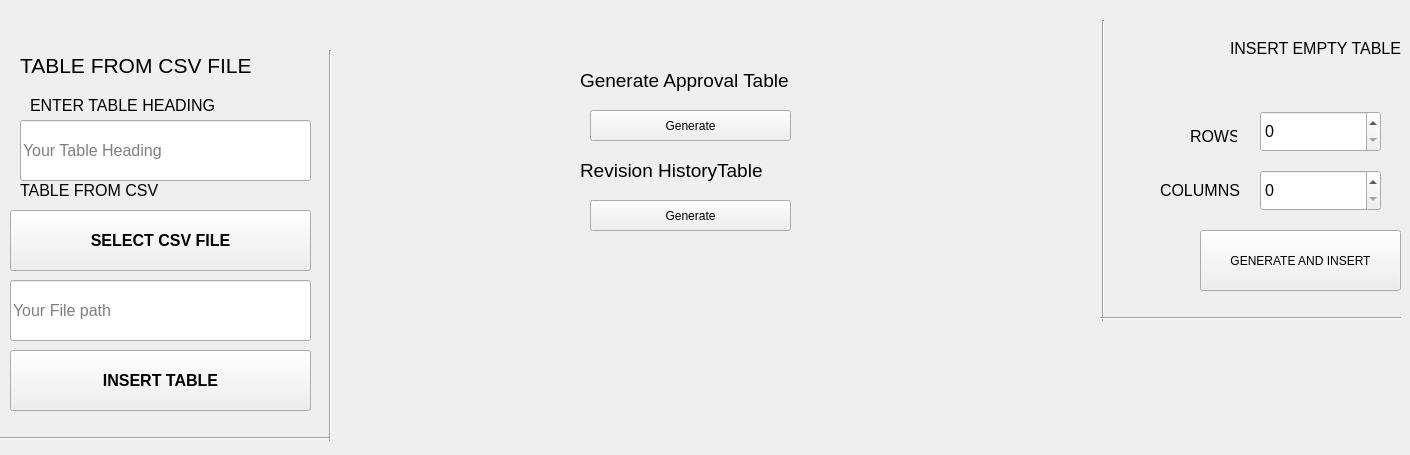
    <widget class="QWidget" name="tab3">
     <attribute name="title">
      <string>ADD TABLES</string>
     </attribute>
     <widget class="QPushButton" name="pushButton_Table_generate">
      <property name="geometry">
       <rect>
        <x>10</x>
        <y>350</y>
        <width>301</width>
        <height>61</height>
       </rect>
      </property>
      <property name="font">
       <font>
        <pointsize>12</pointsize>
        <weight>75</weight>
        <bold>true</bold>
       </font>
      </property>
      <property name="text">
       <string>INSERT TABLE</string>
      </property>
     </widget>
     <widget class="QPushButton" name="pushButton_upload_csv">
      <property name="geometry">
       <rect>
        <x>10</x>
        <y>210</y>
        <width>301</width>
        <height>61</height>
       </rect>
      </property>
      <property name="font">
       <font>
        <pointsize>12</pointsize>
        <weight>75</weight>
        <bold>true</bold>
       </font>
      </property>
      <property name="text">
       <string>SELECT CSV FILE</string>
      </property>
     </widget>
     <widget class="QLineEdit" name="lineEdit_csv_FilePath">
      <property name="geometry">
       <rect>
        <x>10</x>
        <y>280</y>
        <width>301</width>
        <height>61</height>
       </rect>
      </property>
      <property name="font">
       <font>
        <pointsize>12</pointsize>
       </font>
      </property>
      <property name="readOnly">
       <bool>true</bool>
      </property>
      <property name="placeholderText">
       <string>Your File path </string>
      </property>
     </widget>
     <widget class="QLineEdit" name="lineEdit_table_heading">
      <property name="geometry">
       <rect>
        <x>20</x>
        <y>120</y>
        <width>291</width>
        <height>61</height>
       </rect>
      </property>
      <property name="font">
       <font>
        <pointsize>12</pointsize>
       </font>
      </property>
      <property name="placeholderText">
       <string>Your Table Heading</string>
      </property>
     </widget>
     <widget class="QLabel" name="label_11">
      <property name="geometry">
       <rect>
        <x>30</x>
        <y>80</y>
        <width>231</width>
        <height>51</height>
       </rect>
      </property>
      <property name="font">
       <font>
        <pointsize>12</pointsize>
       </font>
      </property>
      <property name="text">
       <string>ENTER TABLE HEADING</string>
      </property>
     </widget>
     <widget class="QLabel" name="label_22">
      <property name="geometry">
       <rect>
        <x>20</x>
        <y>180</y>
        <width>151</width>
        <height>20</height>
       </rect>
      </property>
      <property name="font">
       <font>
        <pointsize>12</pointsize>
       </font>
      </property>
      <property name="text">
       <string>TABLE FROM CSV</string>
      </property>
     </widget>
     <widget class="QLabel" name="label_23">
      <property name="geometry">
       <rect>
        <x>1230</x>
        <y>40</y>
        <width>171</width>
        <height>16</height>
       </rect>
      </property>
      <property name="font">
       <font>
        <pointsize>12</pointsize>
       </font>
      </property>
      <property name="text">
       <string>INSERT EMPTY TABLE</string>
      </property>
     </widget>
     <widget class="QLabel" name="label_24">
      <property name="geometry">
       <rect>
        <x>1190</x>
        <y>130</y>
        <width>47</width>
        <height>13</height>
       </rect>
      </property>
      <property name="font">
       <font>
        <pointsize>12</pointsize>
       </font>
      </property>
      <property name="text">
       <string>ROWS</string>
      </property>
     </widget>
     <widget class="QLabel" name="label_25">
      <property name="geometry">
       <rect>
        <x>1160</x>
        <y>180</y>
        <width>81</width>
        <height>20</height>
       </rect>
      </property>
      <property name="font">
       <font>
        <pointsize>12</pointsize>
       </font>
      </property>
      <property name="text">
       <string>COLUMNS</string>
      </property>
     </widget>
     <widget class="QSpinBox" name="spinBox_TEmpty_Row">
      <property name="geometry">
       <rect>
        <x>1260</x>
        <y>111</y>
        <width>121</width>
        <height>41</height>
       </rect>
      </property>
      <property name="font">
       <font>
        <pointsize>12</pointsize>
       </font>
      </property>
     </widget>
     <widget class="QSpinBox" name="spinBox_TEmpty_Col">
      <property name="geometry">
       <rect>
        <x>1260</x>
        <y>170</y>
        <width>121</width>
        <height>41</height>
       </rect>
      </property>
      <property name="font">
       <font>
        <pointsize>12</pointsize>
       </font>
      </property>
     </widget>
     <widget class="QPushButton" name="pushButton_EmptyT">
      <property name="geometry">
       <rect>
        <x>1200</x>
        <y>230</y>
        <width>201</width>
        <height>61</height>
       </rect>
      </property>
      <property name="text">
       <string>GENERATE AND INSERT</string>
      </property>
     </widget>
     <widget class="Line" name="line">
      <property name="geometry">
       <rect>
        <x>1093</x>
        <y>20</y>
        <width>20</width>
        <height>301</height>
       </rect>
      </property>
      <property name="orientation">
       <enum>Qt::Vertical</enum>
      </property>
     </widget>
     <widget class="Line" name="line_2">
      <property name="geometry">
       <rect>
        <x>1100</x>
        <y>310</y>
        <width>301</width>
        <height>16</height>
       </rect>
      </property>
      <property name="orientation">
       <enum>Qt::Horizontal</enum>
      </property>
     </widget>
     <widget class="QLabel" name="label">
      <property name="geometry">
       <rect>
        <x>20</x>
        <y>50</y>
        <width>231</width>
        <height>31</height>
       </rect>
      </property>
      <property name="font">
       <font>
        <pointsize>16</pointsize>
       </font>
      </property>
      <property name="text">
       <string>TABLE FROM CSV FILE</string>
      </property>
     </widget>
     <widget class="Line" name="line_3">
      <property name="geometry">
       <rect>
        <x>0</x>
        <y>430</y>
        <width>331</width>
        <height>16</height>
       </rect>
      </property>
      <property name="orientation">
       <enum>Qt::Horizontal</enum>
      </property>
     </widget>
     <widget class="Line" name="line_4">
      <property name="geometry">
       <rect>
        <x>320</x>
        <y>50</y>
        <width>20</width>
        <height>391</height>
       </rect>
      </property>
      <property name="orientation">
       <enum>Qt::Vertical</enum>
      </property>
     </widget>
     <widget class="QLabel" name="label_27">
      <property name="geometry">
       <rect>
        <x>580</x>
        <y>60</y>
        <width>221</width>
        <height>41</height>
       </rect>
      </property>
      <property name="font">
       <font>
        <pointsize>14</pointsize>
       </font>
      </property>
      <property name="text">
       <string>Generate Approval Table</string>
      </property>
     </widget>
     <widget class="QPushButton" name="pushButton_Approval_table">
      <property name="geometry">
       <rect>
        <x>590</x>
        <y>110</y>
        <width>201</width>
        <height>31</height>
       </rect>
      </property>
      <property name="text">
       <string>Generate</string>
      </property>
     </widget>
     <widget class="QLabel" name="label_28">
      <property name="geometry">
       <rect>
        <x>580</x>
        <y>150</y>
        <width>221</width>
        <height>41</height>
       </rect>
      </property>
      <property name="font">
       <font>
        <pointsize>14</pointsize>
       </font>
      </property>
      <property name="text">
       <string>Revision HistoryTable</string>
      </property>
     </widget>
     <widget class="QPushButton" name="pushButton_revision_history">
      <property name="geometry">
       <rect>
        <x>590</x>
        <y>200</y>
        <width>201</width>
        <height>31</height>
       </rect>
      </property>
      <property name="text">
       <string>Generate</string>
      </property>
     </widget>
    </widget>
